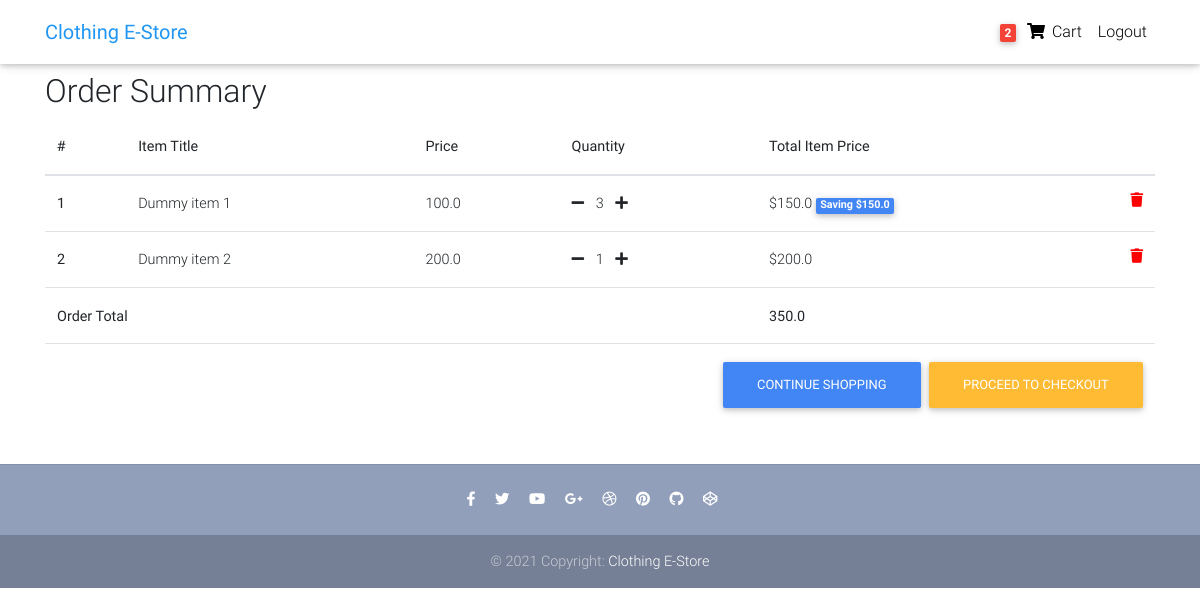
Before: /order-summary/ (signed in) with the older database file.
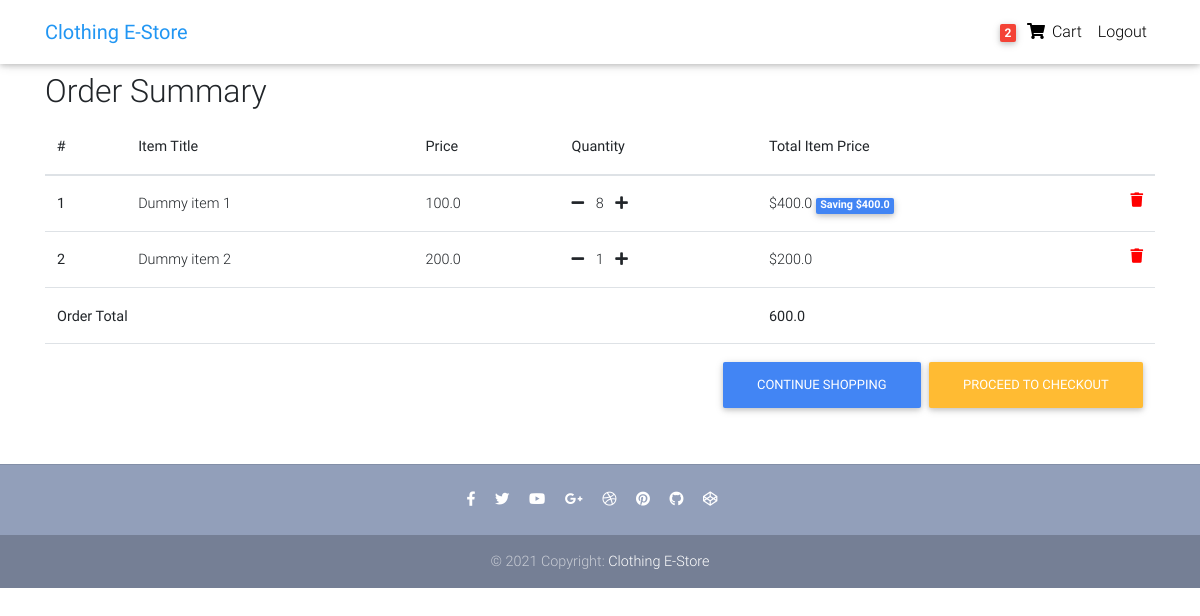
After: the same page with the newer database file.
### core/models.py (models this page shows, shortened)
class Order(models.Model):
    user = models.ForeignKey(settings.AUTH_USER_MODEL,
                             on_delete=models.CASCADE)
    items = models.ManyToManyField(OrderItem)
    start_date = models.DateTimeField(auto_now_add=True)
    ordered_date = models.DateTimeField()
    ordered = models.BooleanField(default=False)
    billing_address = models.ForeignKey(
        'BillingAddress', on_delete=models.SET_NULL, blank=True, null=True)
    def get_total(self):
        total = 0
        for order_item in self.items.all():
            total += order_item.get_final_price()
        return total

class OrderItem(models.Model):
    user = models.ForeignKey(settings.AUTH_USER_MODEL,
                             on_delete=models.CASCADE)
    ordered = models.BooleanField(default=False)
    item = models.ForeignKey(Item, on_delete=models.CASCADE)
    quantity = models.IntegerField(default=1)
    def get_total_item_price(self):
        return self.quantity * self.item.price
    def get_total_discount_item_price(self):
        return self.quantity * self.item.discount_price
    def get_amount_saved(self):
        return self.get_total_item_price() - \
            self.get_total_discount_item_price()
    def get_final_price(self):
        if self.item.discount_price:
            return self.get_total_discount_item_price()
        return self.get_total_item_price()

class Item(models.Model):
    title = models.CharField(max_length=100)
    price = models.FloatField()
    discount_price = models.FloatField(blank=True, null=True)
    category = models.CharField(
        choices=CATEGORY_CHOICES, max_length=2, default='S')
    label = models.CharField(choices=LABEL_CHOICES, max_length=1, default='P')
    slug = models.SlugField(default="test-product")
    description = models.TextField(
        default="This is a test description. Lorem ipsum dolor sit amet \
        consectetur adipisicing elit. Et dolor suscipit libero eos atque \
        quia ipsa sint voluptatibus! Beatae sit assumenda asperiores iure at \
        maxime atque repellendus maiores quia sapiente.")

### core/views.py (the view)
# urls.py: path('order-summary/', OrderSummaryView.as_view(), name='order-summary'),
class OrderSummaryView(LoginRequiredMixin, View):
    def get(self, *args, **kwargs):
        try:
            order = Order.objects.get(user=self.request.user, ordered=False)
            context = {
                'object': order
            }
            return render(self.request, "order_summary.html", context)
        except ObjectDoesNotExist:
            messages.error(self.request, "You do not have an active order")
            return redirect("/")

### core/templatetags/cart_template_tags.py (called while the page is built)
@register.filter
def cart_item_count(user):
    if user.is_authenticated:
        qs = Order.objects.filter(user=user, ordered=False)
        if qs.exists():
            return qs[0].items.count()
    return 0

### templates/order_summary.html (shortened to what this page needs)
{% extends "base.html" %}
{% block content %}
  <main>
    <div class="container">
        <div class="table-responsive text-nowrap">
            <h2>Order Summary</h2>
            <table class="table">
                <thead>
                <tr>
                    <th scope="col">#</th>
                    <th scope="col">Item Title</th>
                    <th scope="col">Price</th>
                    <th scope="col">Quantity</th>
                    <th scope="col">Total Item Price</th>
                </tr>
                </thead>
                <tbody>
                {% for order_item in object.items.all %}
                <tr>
                    <th scope="row">{{ forloop.counter }}</th>
                    <td>{{ order_item.item.title }}</td>
                    <td>{{ order_item.item.price }}</td>
                    <td>
                      <a href="{% url 'core:remove-single-item-from-cart' order_item.item.slug %}"><i class="fas fa-minus mr-2"></i></a>
                      {{ order_item.quantity }}
                      <a href="{% url 'core:add-to-cart' order_item.item.slug %}"><i class="fas fa-plus ml-2"></i></a>
                    </td>
                    <td>
                    {% if order_item.item.discount_price %}
                        ${{ order_item.get_total_discount_item_price }}
                        <span class="badge badge-primary">Saving ${{ order_item.get_amount_saved }}</span>
                    {% else %}
                        ${{ order_item.get_total_item_price }}
                    {% endif %}
                    <a style='color: red;' href="{% url 'core:remove-from-cart' order_item.item.slug %}">
                        <i class="fas fa-trash float-right"></i>
                    </a>
                    </td>
                </tr>
                {% endfor %}
                {% if object.get_total %}
                <tr>
                    <td colspan="4"><b>Order Total</b></td>
                    <td><b>{{ object.get_total }}</b></td>
                </tr>
                <tr>
                    <td colspan="5">
                    <a class="btn btn-warning float-right ml-2" href="/checkout">Proceed to checkout</a>
                    <a class="btn btn-primary float-right" href="/">Continue shopping</a>
                    </td>
                </tr>
                {% endif %}
                </tbody>
            </table>
        </div>
    </div>
  </main>
{% endblock content %}

### templates/base.html (shortened to what this page needs)
{% load static %}
<!DOCTYPE html>
<html lang="en">
    <head>
        <link rel="stylesheet" href="https://use.fontawesome.com/releases/v5.11.2/css/all.css">
        <link href="{% static 'css/bootstrap.min.css' %}" rel="stylesheet">
        <link href="{% static 'css/mdb.min.css' %}" rel="stylesheet">
        <link href="{% static 'css/style.min.css' %}" rel="stylesheet">
    </head>
    {% include "navbar.html" %}
    <body>
        <div class="mt-5 pt-4">
        </div>
        {% block content  %}
        {% endblock content %}
        {% include "footer.html" %}
    </body>
</html>

### templates/navbar.html (shortened to what this page needs)
{% load cart_template_tags %}
<nav class="navbar fixed-top navbar-expand-lg navbar-light white scrolling-navbar">
<div class="container">
    <a class="navbar-brand waves-effect" href="/">
        <strong class="blue-text">Clothing E-Store</strong>
    </a>
    <div class="collapse navbar-collapse" id="navbarSupportedContent">
    <ul class="navbar-nav nav-flex-icons">
        {% if request.user.is_authenticated %}
        <li class="nav-item">
        <a href="{% url 'core:order-summary' %}" class="nav-link waves-effect">
            <span class="badge red z-depth-1 mr-1"> {{ request.user|cart_item_count }} </span>
            <i class="fas fa-shopping-cart"></i>
            <span class="clearfix d-none d-sm-inline-block"> Cart </span>
        </a>
        </li>
        <li class="nav-item">
        <a class="nav-link waves-effect" href="{% url 'account_logout' %}">
            <span class="clearfix d-none d-sm-inline-block"> Logout </span>
        </a>
        </li>
        {% endif %}
    </ul>
    </div>
</div>
</nav>

### templates/footer.html
<footer class="page-footer text-center font-small mt-4 wow fadeIn">
    <hr class="my-4">
    <div class="pb-4">
      <a href="https://www.facebook.com/mdbootstrap" target="_blank">
        <i class="fab fa-facebook-f mr-3"></i>
      </a>
      <a href="https://twitter.com/MDBootstrap" target="_blank">
        <i class="fab fa-twitter mr-3"></i>
      </a>
      <a href="https://www.youtube.com/watch?v=7MUISDJ5ZZ4" target="_blank">
        <i class="fab fa-youtube mr-3"></i>
      </a>
      <a href="https://plus.google.com/u/0/b/107863090883699620484" target="_blank">
        <i class="fab fa-google-plus-g mr-3"></i>
      </a>
      <a href="https://dribbble.com/mdbootstrap" target="_blank">
        <i class="fab fa-dribbble mr-3"></i>
      </a>
      <a href="https://pinterest.com/mdbootstrap" target="_blank">
        <i class="fab fa-pinterest mr-3"></i>
      </a>
      <a href="https://github.com/mdbootstrap/bootstrap-material-design" target="_blank">
        <i class="fab fa-github mr-3"></i>
      </a>
      <a href="http://codepen.io/mdbootstrap/" target="_blank">
        <i class="fab fa-codepen mr-3"></i>
      </a>
    </div>
    <div class="footer-copyright py-3">
      © 2021 Copyright:
      <a href="/"> Clothing E-Store </a>
    </div>
  </footer>

### templates/scripts.html (shortened to what this page needs)
{% load static %}

### templates/base.html (style rules this page uses)
html, body, header, .carousel { height: 60vh; }

Changed rows visible on the page:
changed OrderItem "Dummy item 1": quantity "3" → "8"; get_total_discount_item_price "150.0" → "400.0"; get_amount_saved "150.0" → "400.0"
changed Order: get_total "350.0" → "600.0"
